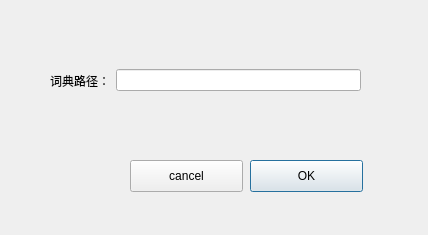
<?xml version="1.0" encoding="UTF-8"?>
<ui version="4.0">
 <class>readDict</class>
 <widget class="QDialog" name="readDict">
  <property name="geometry">
   <rect>
    <x>0</x>
    <y>0</y>
    <width>428</width>
    <height>235</height>
   </rect>
  </property>
  <property name="windowTitle">
   <string>Dialog</string>
  </property>
  <widget class="QPushButton" name="readDict_ok_btn">
   <property name="geometry">
    <rect>
     <x>250</x>
     <y>160</y>
     <width>113</width>
     <height>32</height>
    </rect>
   </property>
   <property name="text">
    <string>OK</string>
   </property>
  </widget>
  <widget class="QWidget" name="layoutWidget">
   <property name="geometry">
    <rect>
     <x>50</x>
     <y>60</y>
     <width>311</width>
     <height>41</height>
    </rect>
   </property>
   <layout class="QHBoxLayout" name="horizontalLayout">
    <item>
     <widget class="QLabel" name="label">
      <property name="styleSheet">
       <string notr="true">font: 13pt &quot;Gill Sans&quot;;</string>
      </property>
      <property name="text">
       <string>词典路径：</string>
      </property>
     </widget>
    </item>
    <item>
     <widget class="QLineEdit" name="dictPath"/>
    </item>
   </layout>
  </widget>
  <widget class="QPushButton" name="readDict_cancel_btn">
   <property name="geometry">
    <rect>
     <x>130</x>
     <y>160</y>
     <width>113</width>
     <height>32</height>
    </rect>
   </property>
   <property name="styleSheet">
    <string notr="true"/>
   </property>
   <property name="text">
    <string>cancel</string>
   </property>
  </widget>
  <widget class="QLabel" name="warning_info">
   <property name="geometry">
    <rect>
     <x>50</x>
     <y>110</y>
     <width>201</width>
     <height>21</height>
    </rect>
   </property>
   <property name="styleSheet">
    <string notr="true">color: red
</string>
   </property>
   <property name="text">
    <string/>
   </property>
  </widget>
 </widget>
 <resources/>
 <connections/>
</ui>
